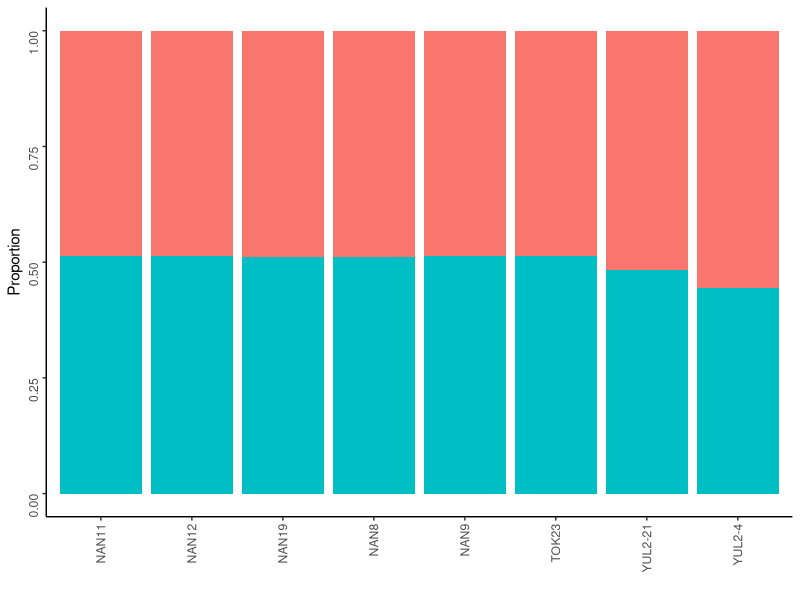

Recreate this plot in R.
#!/usr/bin/env Rscript
library(ggplot2)

obj <- read.table("00_Rinput.txt", header = FALSE)

pdf("admixture.pdf", width = 3, height = 3)
ggplot(data=obj, aes(x=V1, y=V2, fill=V3)) +
  geom_bar(stat="identity") +
  theme_classic() +
  xlab("") +
  ylab("Proportion") +
  theme(legend.position = "none") +
  theme(axis.text.x = element_text(angle = 90, vjust = 0.5, hjust=1)) +
  theme(axis.text.y = element_text(angle = 90, vjust = 0.5, hjust=1))
dev.off()
